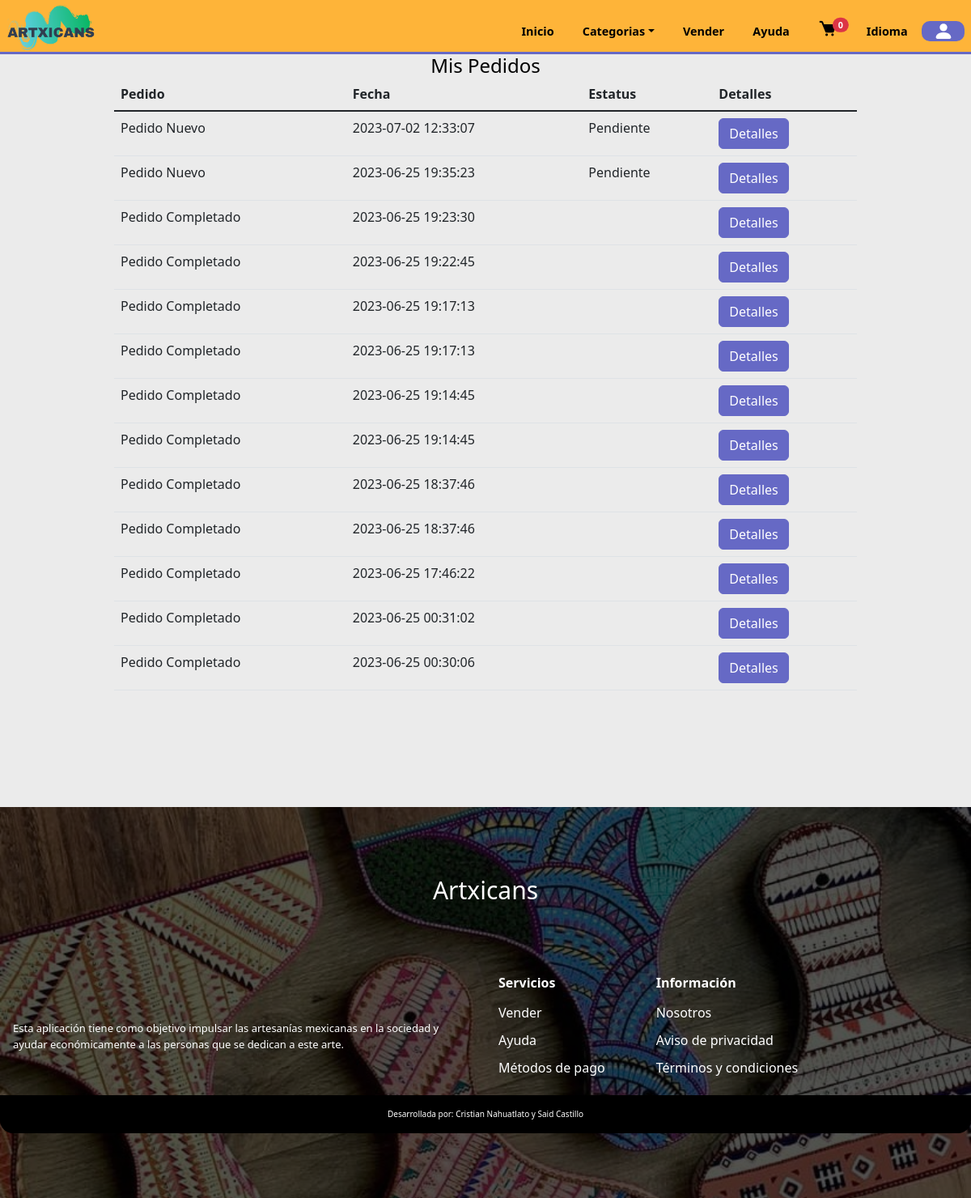
Screenshot of /my-orders.php (signed in) with the database file from the repository.
### tables this page shows
CREATE TABLE `ventas` (
  `id_venta` int(11) NOT NULL,
  `clavetransaccion` varchar(250) NOT NULL,
  `paypaldatos` text NOT NULL,
  `fecha` datetime NOT NULL,
  `correo` varchar(5000) NOT NULL,
  `total` decimal(60,2) NOT NULL,
  `estatus` varchar(250) NOT NULL,
  `envio` varchar(50) NOT NULL
);

### my-orders.php (the view, shortened to what this page needs)
<?php
    include('./global/conexion.php');
    include('./templates/cabecera.php');
    $id_user = $_SESSION['id'];
?>
    <section class="my-orders">
        <h2 align="center">Mis Pedidos</h2>
        <div class="order-seller-table row d-flex justify-content-center">
        <table class="table table-responsive w-75">
            <thead>
                <tr>
                <th scope="col">Pedido</th>
                <th scope="col">Fecha</th>
                <th scope="col">Estatus</th>
                <th scope="col">Detalles</th>
                </tr>
            </thead>
            <tbody class="table-group-divider">
            <?php
                $query = mysqli_query($conn,"SELECT * FROM ventas INNER JOIN detalleventa ON
                ventas.id_venta = detalleventa.id_venta INNER JOIN products ON
                detalleventa.id_producto = products.id_product WHERE ventas.estatus = 'completo'
                AND products.ID_registro = '$id_user'
                ORDER BY ventas.id_venta DESC");
                while($data = mysqli_fetch_row($query)){
            ?>
                <tr>
                <?php
                    $estatus = $data[7];
                    if($estatus == 'Pendiente'):
                ?>
                <td>Pedido Nuevo</td>
                <?php elseif ($estatus == 'Enviado'):?>
                <td>Pedido en Proceso</td>
                <?php else:?>
                <td>Pedido Completado</td>
                <?php endif?>
                <td><?php echo $data[3]?></td>
                <td><?php echo $data[7]?></td>
                <td><button type="button" class="btn btn-info" onclick="location.href='./single-order.php?venta=<?php echo base64_encode($data[0]);?>'">Detalles</button></td>
                </tr>
            <?php
                 }
            ?>
            </tbody>
</table>
        </div>
    </section>
<?php
    include('./templates/pie.php');
?>

### styles/home/products.css (style rules this page uses)
.btn-info { --bs-btn-color: var(--bs-white); --bs-btn-bg: var(--second-alpha-color); --bs-btn-border-color: var(--second-alpha-color); --bs-btn-hover-color: var(--bs-white); --bs-btn-hover-bg: #787bc8; --bs-btn-hover-border-color:var(--second-alpha-color) ; --bs-btn-focus-shadow-rgb: var(--bd-violet-rgb); --bs-btn-active-color: var(--bs-btn-hover-color); --bs-btn-active-bg: var(--second-alpha-color); --bs-btn-active-border-color: var(--second-alpha-color); --bs-btn-disabled-color:rgb(57, 55, 55); --bs-btn-disabled-bg: #a7a9ea; --bs-btn-disabled-border-color: #787bc8; }

### styles/home/main.css (style rules this page uses)
body { top:0px !important; }

### index.css (style rules this page uses)
:root { --first-color: #feb439; --first-alpha-color: #FDD100; --second-color: #7D3C98; --second-alpha-color: #6669c5; --black-color: black; --white-color: white; --black-alpha-color: rgba(0,0,0,0.5); --white-alpha-color: rgba(255,255,255,0.5); --opacity-color: rgba(8,75,138,0.7); --font: "RaleWay",sans-serif; --max-width: 1200px; --header-height: 4.7rem; --link-color: #509ee3; --card-bg:rgb(225,225,235); --card-hover:rgb(255,255,255); }
* { padding:0; margin:0; -webkit-box-sizing: border-box; -moz-box-sizing: border-box; box-sizing: border-box; }
html { box-sizing: border-box; font-family: var(--font); font-size: 16px; scroll-behavior: smooth; }
*, *::after, *::before { box-sizing: inherit; }
body { margin: 0; overflow-x: hidden; color: var(--black-color); background-color: rgb(235, 235, 235);; }
h2 { margin: 0; font-size: 1.5rem; }

### helpers/loader.php (style rules this page uses)
*,*:after,*:before { margin:0; padding:0; -webkit-box-sizing:border-box; -moz-box-sizing:border-box; box-sizing:border-box; }

### rows the page displays
ventas: shows "Pedido Nuevo", fecha "2023-07-02 12:33:07", envio "Pendiente"
ventas: shows "Pedido Nuevo", fecha "2023-06-25 19:35:23", envio "Pendiente"
ventas: envio "Pedido Completado", fecha "2023-06-25 19:23:30"
ventas: envio "Pedido Completado", fecha "2023-06-25 19:22:45"
ventas: envio "Pedido Completado", fecha "2023-06-25 19:17:13"
ventas: envio "Pedido Completado", fecha "2023-06-25 19:14:45"
ventas: envio "Pedido Completado", fecha "2023-06-25 18:37:46"
ventas: envio "Pedido Completado", fecha "2023-06-25 17:46:22"
ventas: envio "Pedido Completado", fecha "2023-06-25 00:31:02"
ventas: envio "Pedido Completado", fecha "2023-06-25 00:30:06"
